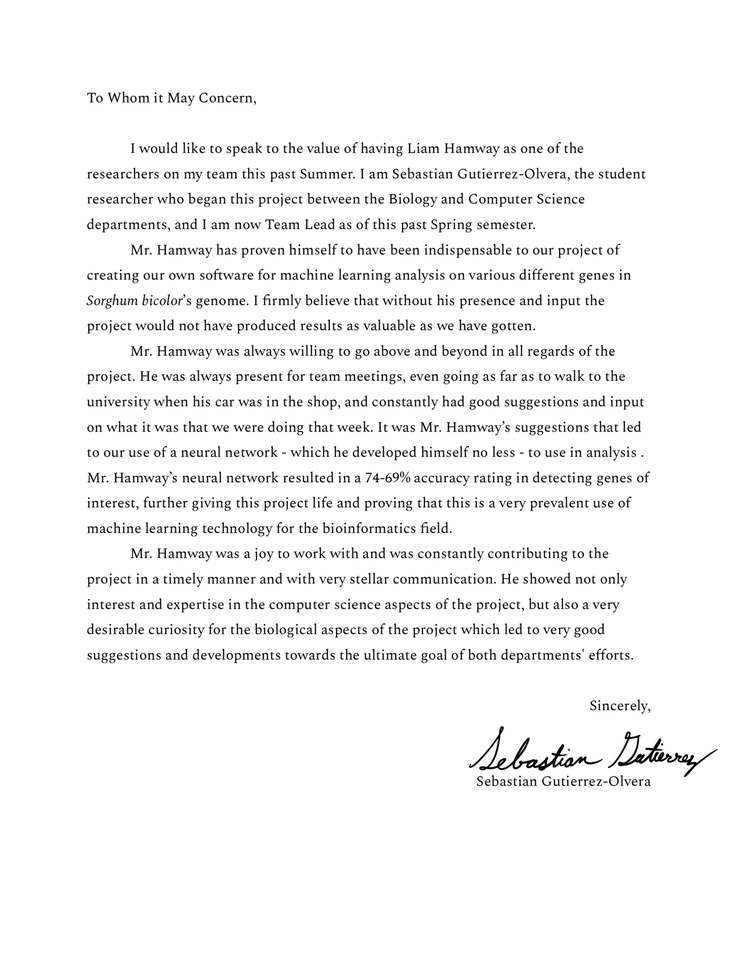
#> input picture Stenography/L._Hamway_Recommendation.tiff, 738 x 955 px, shrunk from 1382 x 1788 before the run, found by its file name
$ python main.py
#> lines starting #> are read from the running program, lines starting #| are printed output that depends on the picture; after the words box and inside, x2 and y2 are one past the last pixel; in counts of white or black regions, pixels touching at a corner belong together
### Stenography/helper_func.py
import cv2
import numpy as np

def hidden_message_to_binary(hidden_message, end_character="!"):
    # end the end character
    hidden_message = hidden_message + end_character

    # convert the characters to their ascii values
    ascii_values = list(hidden_message.encode("ascii"))

    # convert the ascii values to binary representation
    hidden_message_binary = [np.binary_repr(ascii_code, width=8) for ascii_code in ascii_values]

    # join the elements in the list to form a string
    hidden_message_binary = "".join([np.binary_repr(ascii_code, width=8) for ascii_code in ascii_values])

    # convert it to a numpy array of dtype "int64"
    hidden_message_binary= np.array(list(hidden_message_binary), dtype="int64")

    return hidden_message_binary


def bitPlaneSlicing(img, bit_plane):
    dec = np.binary_repr(img, width = 8)
    return int(dec[8-bit_plane])

bitPlaneSlicingVec = np.vectorize(bitPlaneSlicing)


def add_code_to_bit_plane(bit_plane, binary_message):
    bit_plane_flattened = bit_plane.flatten()
    len_binary_coded = len(binary_message)
    bit_plane_flattened[:len_binary_coded] = binary_message
    bit_plane_coded = bit_plane_flattened.reshape(bit_plane.shape)
    return bit_plane_coded


def add_bit_plane_back_to_image(img, bit_plane):
    #Iterate over each pixel and change pixel value to binary using np.binary_repr() and store it in a list.
    lst = []
    for i in range(img.shape[0]):
        for j in range(img.shape[1]):
             lst.append(np.binary_repr(img[i][j] ,width=8)) # width = no. of bits

    # We have a list of strings where each string represents binary pixel value. To extract bit planes we need to iterate over the strings and store the characters corresponding to bit planes into lists.
    # Multiply with 2^(n-1) and reshape to reconstruct the bit image.
    eight_bit_img = (np.array([int(i[0]) for i in lst],dtype = np.uint8) * 128).reshape(img.shape[0],img.shape[1])
    seven_bit_img = (np.array([int(i[1]) for i in lst],dtype = np.uint8) * 64).reshape(img.shape[0],img.shape[1])
    six_bit_img = (np.array([int(i[2]) for i in lst],dtype = np.uint8) * 32).reshape(img.shape[0],img.shape[1])
    five_bit_img = (np.array([int(i[3]) for i in lst],dtype = np.uint8) * 16).reshape(img.shape[0],img.shape[1])
    four_bit_img = (np.array([int(i[4]) for i in lst],dtype = np.uint8) * 8).reshape(img.shape[0],img.shape[1])
    three_bit_img = (np.array([int(i[5]) for i in lst],dtype = np.uint8) * 4).reshape(img.shape[0],img.shape[1])
    two_bit_img = (np.array([int(i[6]) for i in lst],dtype = np.uint8) * 2).reshape(img.shape[0],img.shape[1])

    final_image = eight_bit_img + seven_bit_img + six_bit_img + five_bit_img + four_bit_img + three_bit_img + two_bit_img + bit_plane.astype("uint8")
    return final_image


def binary_repr_to_ch(binary_array):
    binary_value = "".join(binary_array.astype('str'))
    ascii_code = int(binary_value, 2)
    character = chr(ascii_code)
    return character


def get_message_from_plane(plane, end_character = "!"):
    plane_flatten = plane.flatten()
    plane_flatten = plane_flatten[:len(plane_flatten) - len(plane_flatten)%8]
    plane_reshaped = plane_flatten.reshape(-1, 8)

    sentence = []
    for binary_repr in plane_reshaped:
        character = binary_repr_to_ch(binary_repr)
        if character == end_character:
            break
        sentence.append(character)

    return "".join(sentence)


def encode(image, message, end_character="!"):

    hidden_message_binary = hidden_message_to_binary(message, end_character)
    if len(image.shape) == 2:  # Grayscale image
        b, g, r = cv2.split(cv2.cvtColor(image, cv2.COLOR_GRAY2BGR))
    elif len(image.shape) == 3:  # Color image
        b, g, r = cv2.split(image)

    lowest_bit_plane = bitPlaneSlicingVec(b, 1)

    coded_bit_plane = add_code_to_bit_plane(lowest_bit_plane, hidden_message_binary)

    encoded_image_single = add_bit_plane_back_to_image(b, coded_bit_plane)

    encoded_image_full = cv2.merge((encoded_image_single, g, r))

    return encoded_image_full


def decode_image(image, end_character="!"):

    first_channel, _, _, = cv2.split(image)
    lowest_bit_plane = bitPlaneSlicingVec(first_channel, 1)

    message = get_message_from_plane(lowest_bit_plane)

    return message


### Stenography/main.py
import cv2
from helper_func import encode, decode_image

img = cv2.imread(r"Stenography\L._Hamway_Recommendation.tiff", 0)
#> img: shape (955, 738); min 0, max 255, mean 245

hidden_message = r"Hidden link https://www.google.com/"

encoded_image = encode(img, hidden_message)
#> in encode, `lowest_bit_plane = bitPlaneSlicingVec(b, 1)`:
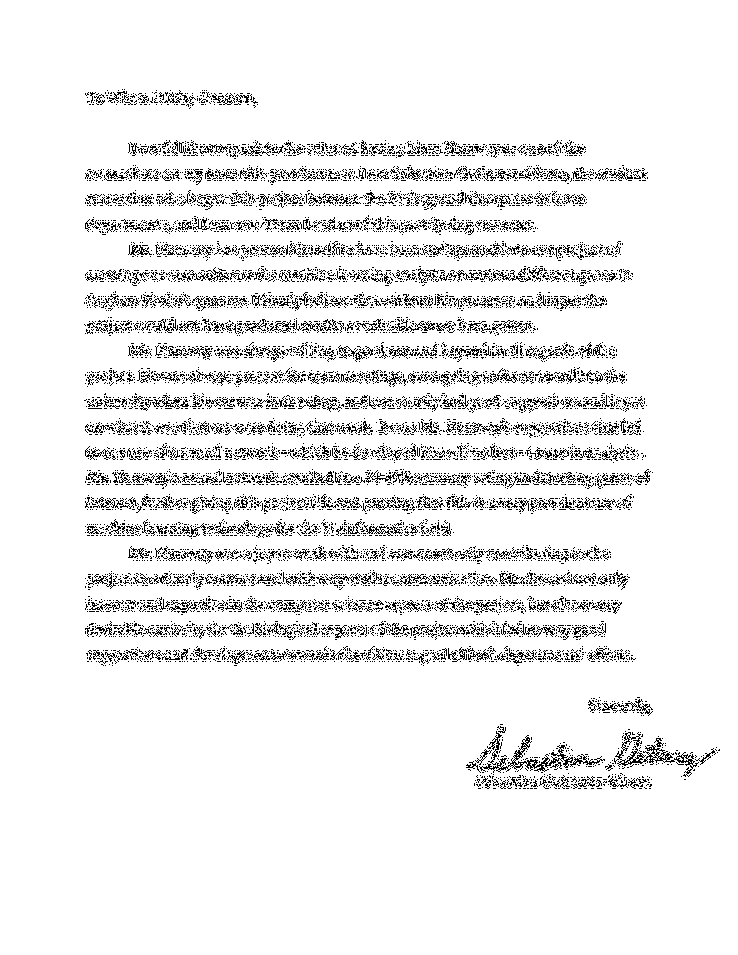
#> lowest_bit_plane: shape (955, 738) int64; values 0 (black) and 1 (white), 92.8% white; black in thin lines or dots, all inside (x1, y1, x2, y2) = (84, 89, 720, 789)
#> in add_code_to_bit_plane, `bit_plane_coded = bit_plane_flattened.reshape(bit_plane.shape)`: bit_plane_coded: shape (955, 738) int64; values 0 (black) and 1 (white), 92.7% white; black in thin lines or dots, all inside (x1, y1, x2, y2) = (0, 0, 720, 789)
#> after the loop in add_bit_plane_back_to_image, `for i in range(img.shape[0]):`: lst = 704790 items
#> in add_bit_plane_back_to_image, `eight_bit_img = (np.array([int(i[0]) for i in lst],dtype = np.uint8) *..`: eight_bit_img: shape (955, 738); values 0 (black) and 128 (white), 96.3% white; black in thin lines or dots, all inside (x1, y1, x2, y2) = (87, 92, 717, 786)
#> in add_bit_plane_back_to_image, `seven_bit_img = (np.array([int(i[1]) for i in lst],dtype = np.uint8) *..`: seven_bit_img: shape (955, 738); values 0 (black) and 64 (white), 96.1% white; black in thin lines or dots, all inside (x1, y1, x2, y2) = (86, 91, 718, 786)
#> in add_bit_plane_back_to_image, `six_bit_img = (np.array([int(i[2]) for i in lst],dtype = np.uint8) * 3..`:
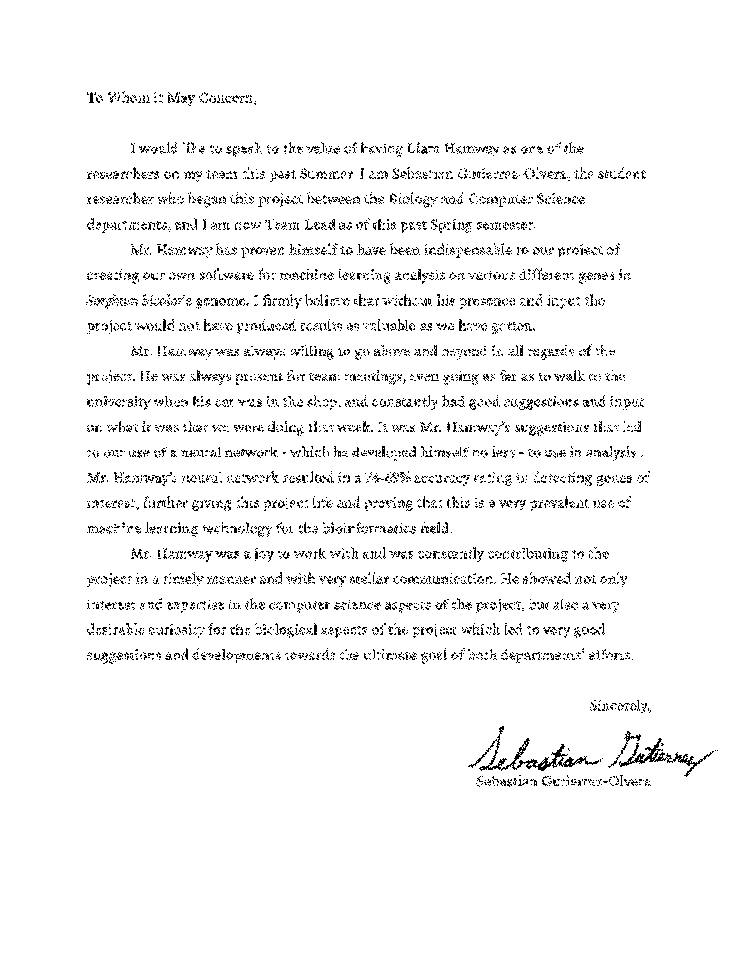
#> six_bit_img: shape (955, 738); values 0 (black) and 32 (white), 96% white; black in thin lines or dots, all inside (x1, y1, x2, y2) = (86, 91, 718, 787)
#> in add_bit_plane_back_to_image, `five_bit_img = (np.array([int(i[3]) for i in lst],dtype = np.uint8) * ..`:
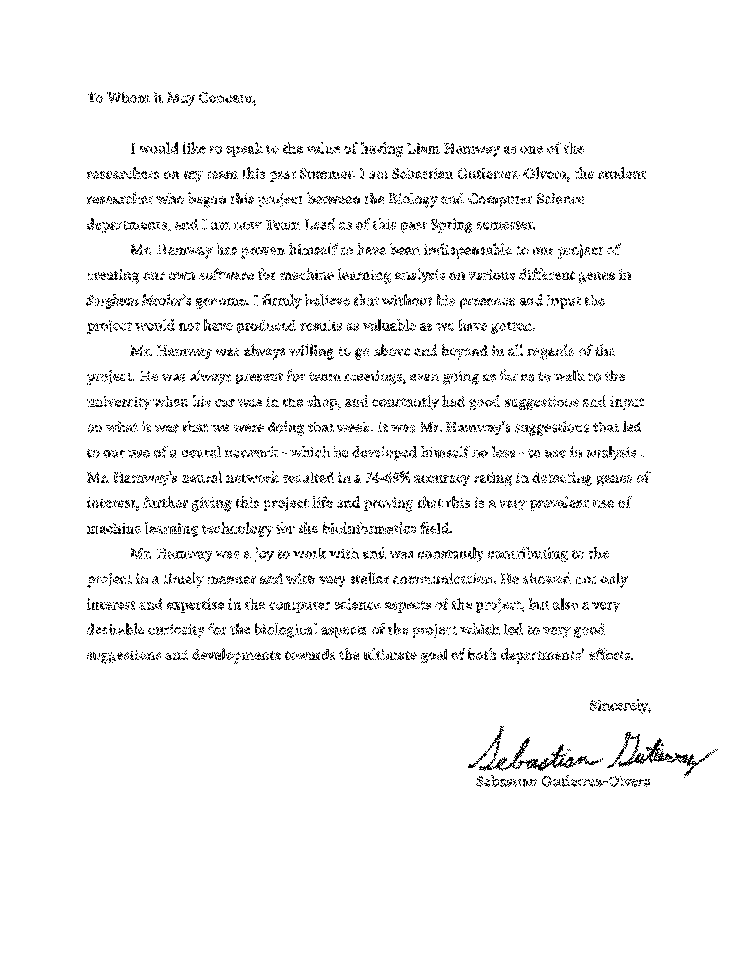
#> five_bit_img: shape (955, 738); values 0 (black) and 16 (white), 95.7% white; black in thin lines or dots, all inside (x1, y1, x2, y2) = (86, 92, 718, 787)
#> in add_bit_plane_back_to_image, `four_bit_img = (np.array([int(i[4]) for i in lst],dtype = np.uint8) * ..`:
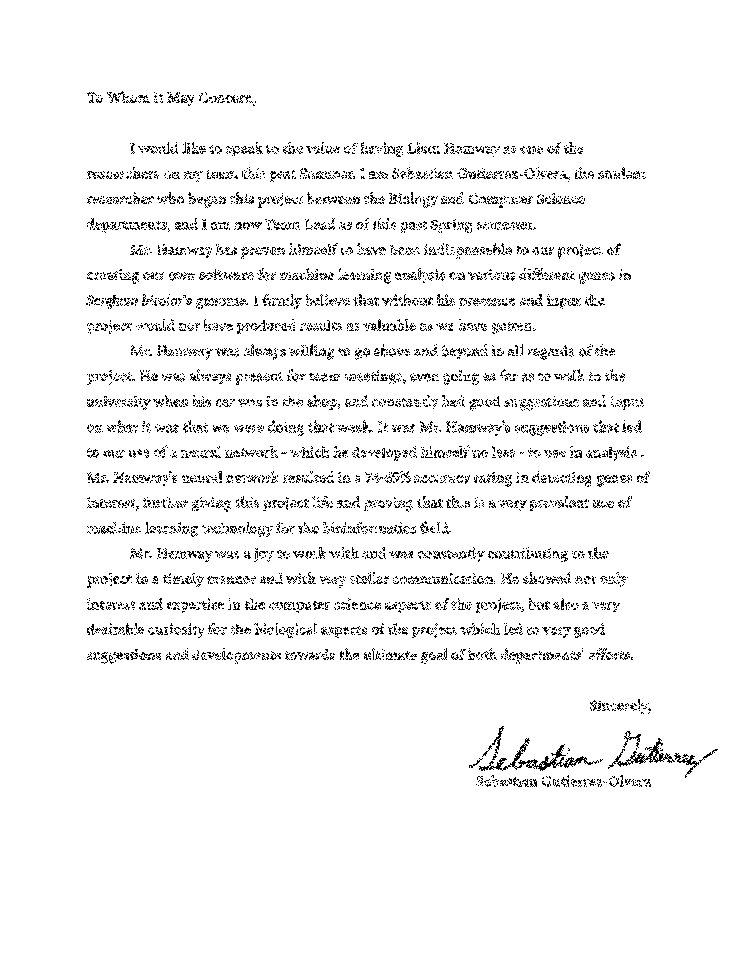
#> four_bit_img: shape (955, 738); values 0 (black) and 8 (white), 95.4% white; black in thin lines or dots, all inside (x1, y1, x2, y2) = (86, 91, 718, 787)
#> in add_bit_plane_back_to_image, `three_bit_img = (np.array([int(i[5]) for i in lst],dtype = np.uint8) *..`:
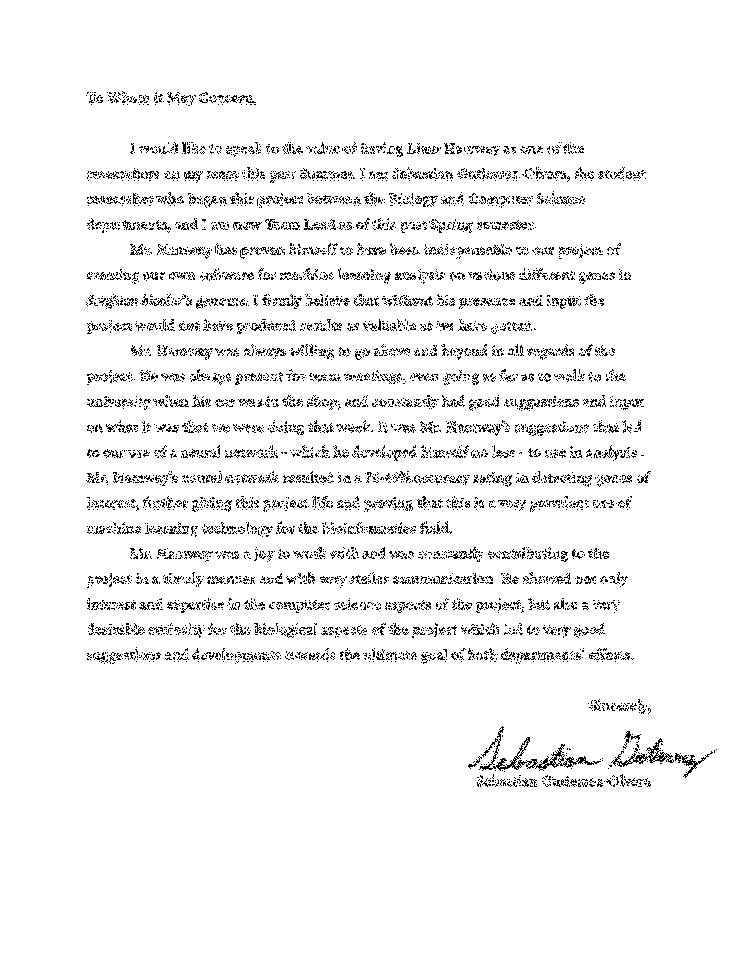
#> three_bit_img: shape (955, 738); values 0 (black) and 4 (white), 95.1% white; black in thin lines or dots, all inside (x1, y1, x2, y2) = (86, 91, 717, 787)
#> in add_bit_plane_back_to_image, `two_bit_img = (np.array([int(i[6]) for i in lst],dtype = np.uint8) * 2..`:
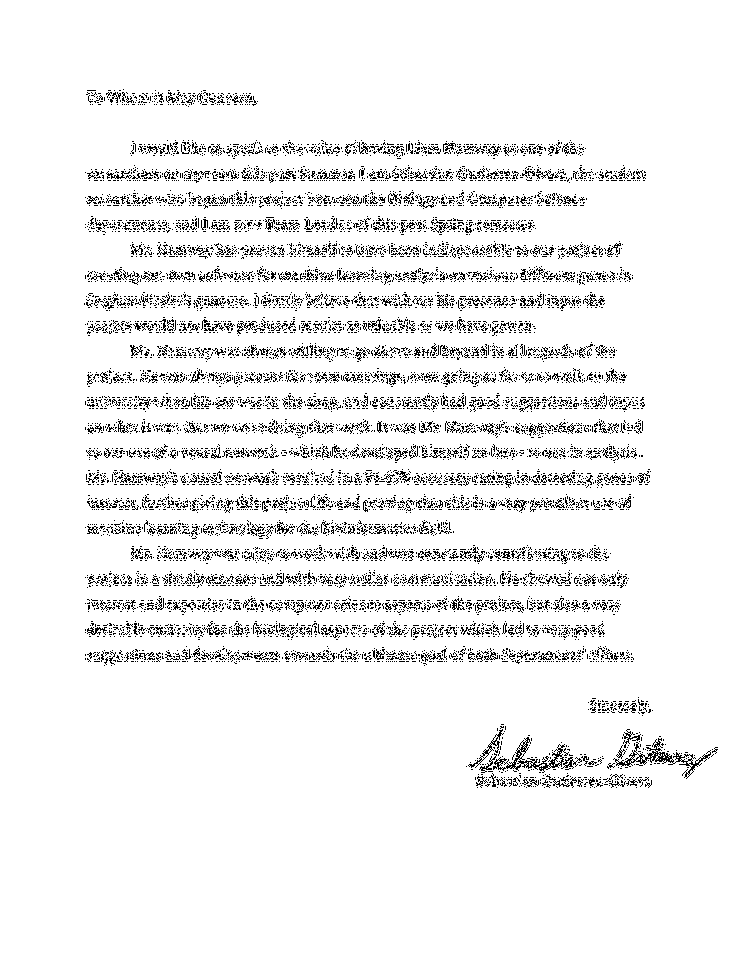
#> two_bit_img: shape (955, 738); values 0 (black) and 2 (white), 93.6% white; black in thin lines or dots, all inside (x1, y1, x2, y2) = (84, 89, 718, 788)

cv2.imwrite("coded_image.png", encoded_image)

image_encoded = cv2.imread("coded_image.png")
decoded_message = decode_image(image_encoded)
#> the loop in get_message_from_plane, `for binary_repr in plane_reshaped:` made 36 passes
#> (binary_repr, ascii_code in binary_repr_to_ch, character) on passes 1 to 12: ([0, 1, 0, 0, 1, 0, 0, 0], 72, 'H'), ([0, 1, 1, 0, 1, 0, 0, 1], 105, 'i'), ([0, 1, 1, 0, 0, 1, 0, 0], 100, 'd'), ([0, 1, 1, 0, 0, 1, 0, 0], 100, 'd'), ([0, 1, 1, 0, 0, 1, 0, 1], 101, 'e'), ([0, 1, 1, 0, 1, 1, 1, 0], 110, 'n'), ([0, 0, 1, 0, 0, 0, 0, 0], 32, ' '), ([0, 1, 1, 0, 1, 1, 0, 0], 108, 'l'), ([0, 1, 1, 0, 1, 0, 0, 1], 105, 'i'), ([0, 1, 1, 0, 1, 1, 1, 0], 110, 'n'), ([0, 1, 1, 0, 1, 0, 1, 1], 107, 'k'), ([0, 0, 1, 0, 0, 0, 0, 0], 32, ' ')
#> after the loop in get_message_from_plane, `for binary_repr in plane_reshaped:`: sentence = 35 items, first 6: 'H', 'i', 'd', 'd', 'e', 'n'
#> in decode_image, `message = get_message_from_plane(lowest_bit_plane)`: message = 'Hidden link https://www.google.com/'
#> decoded_message = 'Hidden link https://www.google.com/'

print("Decoded message - ", decoded_message)
#| Decoded message -  Hidden link https://www.google.com/
cv2.imshow("Original Image", img)
cv2.imshow("Encoded image", encoded_image)
cv2.waitKey(0)
cv2.destroyAllWindows()
